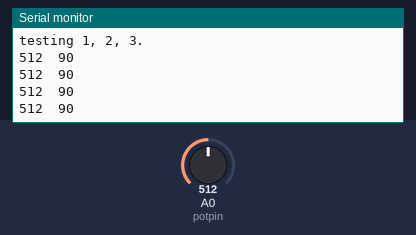
The sketch below on a simulated Arduino Leonardo, built with avr-gcc and run on an emulated ATmega32U4. On the bench: the last lines printed to the serial monitor. The inputs (shaded band) are chosen by the test bench; at power-on: A0 (potpin) = 512. Storage starts empty.

Above: at 1.2 s.
1.3 s: A0 (potpin) set to 716
At 1.76 s:
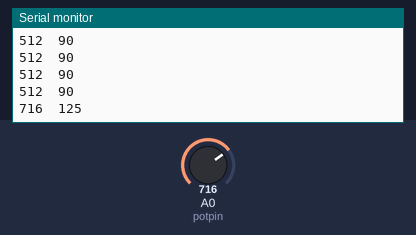
2.8 s: A0 (potpin) set to 900
At 2.97 s:
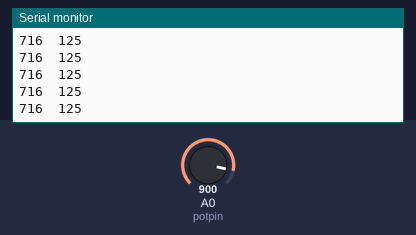
Timing chart, 0 to 5.8 s (numbered marks = the images above; inputs shaded):
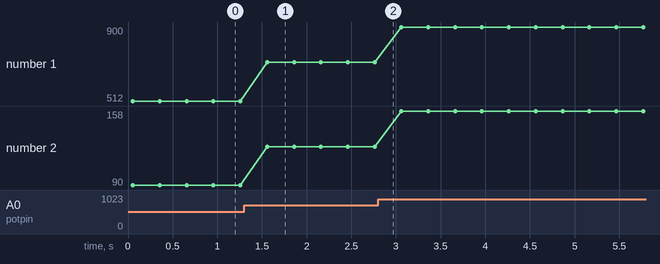

The sketch:

SDcardReadWriteWithPotentiometer2.ino
```cpp
/*
  SD card read/write

 This example shows how to read and write data to and from an SD card file
 The circuit:
 * SD card attached to SPI bus as follows:
 ** MOSI - pin 11
 ** MISO - pin 12
 ** CLK - pin 13
 ** CS - pin 4


 */

#include <SPI.h>
#include <SD.h>

File myFile;
//pot
int potpin = 0;  // analog pin used to connect the potentiometer
int val;
//pot

void setup()
{

  // Open serial communications and wait for port to open:
  Serial.begin(9600);
  while (!Serial) {
    ; // wait for serial port to connect. Needed for Leonardo only
  }


  Serial.print("Initializing SD card...");

  if (!SD.begin(4)) {
    Serial.println("initialization failed!");
    return;
  }
  Serial.println("initialization done.");

  // open the file. note that only one file can be open at a time,
  // so you have to close this one before opening another.
  myFile = SD.open("test.txt", FILE_WRITE);

  // if the file opened okay, write to it:
  if (myFile) {
    Serial.print("Writing to test.txt...");
    myFile.println("testing 1, 2, 3.");
    // close the file:
    myFile.close();
    Serial.println("done.");
  } else {
    // if the file didn't open, print an error:
    Serial.println("error opening test.txt");
  }

  // re-open the file for reading:
  myFile = SD.open("test.txt");
  if (myFile) {
    Serial.println("test.txt:");

    // read from the file until there's nothing else in it:
    while (myFile.available()) {
      Serial.write(myFile.read());
    }
    // close the file:
    myFile.close();
  } else {
    // if the file didn't open, print an error:
    Serial.println("error opening test.txt");
  }
}

void loop()
{
//pot
   val = analogRead(potpin);
   Serial.print(val);

   Serial.print("\t");
   val = map(val, 0, 1023, 0, 180);     // scale it to use it with the servo (value between 0 and 180)
   Serial.print(val);
   Serial.println();
  delay(300);
//pot

}
```

Measured:
- after the input at 1.3 s, the serial monitor: prints a new line after 0.26 s (image 1)
- plotted number 1: 512 → 716 after the input at 1.3 s, 716 → 900 after the input at 2.8 s
- plotted number 2: 90 → 125 after the input at 1.3 s, 125 → 158 after the input at 2.8 s
